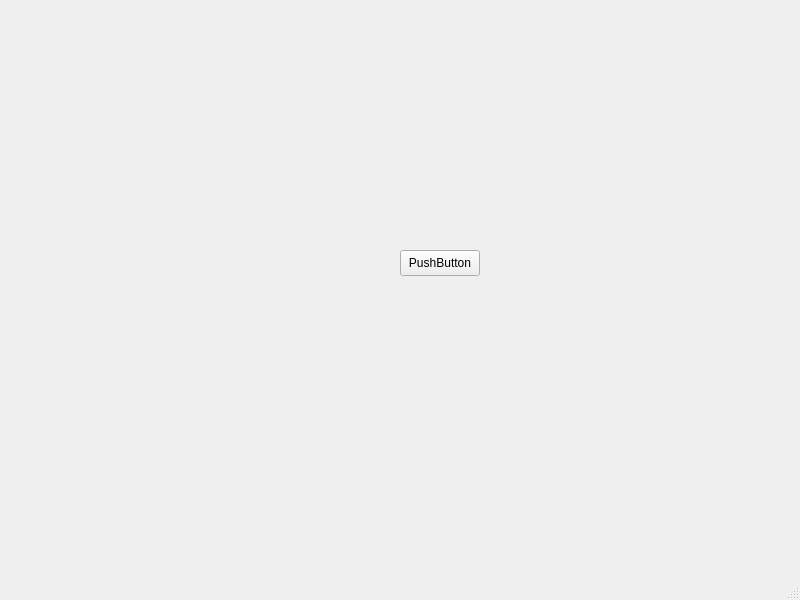
<?xml version="1.0" encoding="UTF-8"?>
<ui version="4.0">
 <class>MainWindow</class>
 <widget class="QMainWindow" name="MainWindow">
  <property name="geometry">
   <rect>
    <x>0</x>
    <y>0</y>
    <width>800</width>
    <height>600</height>
   </rect>
  </property>
  <property name="windowTitle">
   <string>MainWindow</string>
  </property>
  <widget class="QWidget" name="centralwidget">
   <widget class="QPushButton" name="pushButton">
    <property name="geometry">
     <rect>
      <x>400</x>
      <y>250</y>
      <width>80</width>
      <height>26</height>
     </rect>
    </property>
    <property name="text">
     <string>PushButton</string>
    </property>
   </widget>
  </widget>
  <widget class="QMenuBar" name="menubar">
   <property name="geometry">
    <rect>
     <x>0</x>
     <y>0</y>
     <width>800</width>
     <height>23</height>
    </rect>
   </property>
  </widget>
  <widget class="QStatusBar" name="statusbar"/>
 </widget>
 <resources/>
 <connections/>
</ui>
